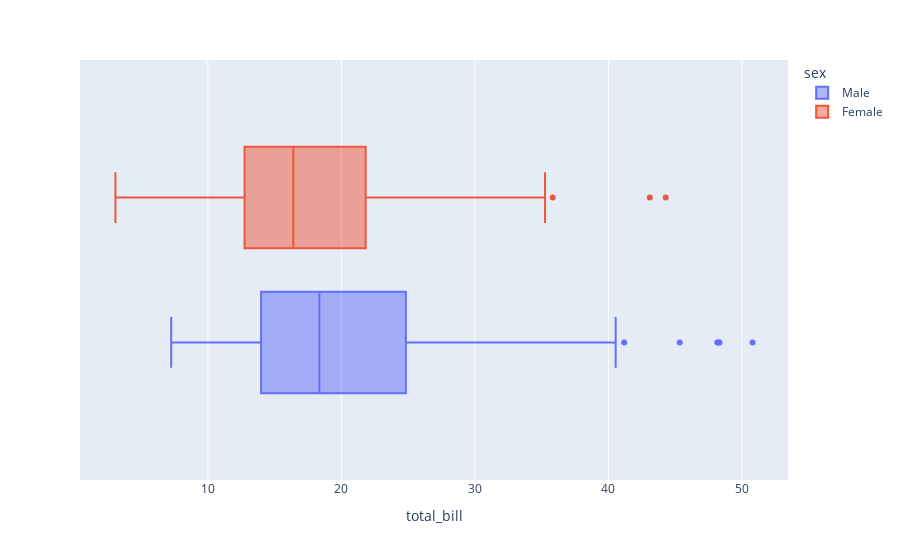

Source (notebook cell):
### Code cell
px.box(tips, 'total_bill', color='sex')

### Figure 1 — Plotly figure (JSON) as saved in the notebook; plotly's stock layout.template omitted (floating-point values rounded to 4 significant figures; data arrays with more than 128 entries replaced by an {"elided": "..."} marker saying what was removed)
{"data": [{"alignmentgroup": "True", "hovertemplate": "sex=Male<br>total_bill=%{x}<extra></extra>", "legendgroup": "Male", "marker": {"color": "#636efa"}, "name": "Male", "notched": false, "offsetgroup": "Male", "orientation": "h", "showlegend": true, "type": "box", "x": {"elided": "157 float values"}, "x0": " ", "xaxis": "x", "y0": " ", "yaxis": "y"}, {"alignmentgroup": "True", "hovertemplate": "sex=Female<br>total_bill=%{x}<extra></extra>", "legendgroup": "Female", "marker": {"color": "#EF553B"}, "name": "Female", "notched": false, "offsetgroup": "Female", "orientation": "h", "showlegend": true, "type": "box", "x": [44.3, 43.11, 35.83, 35.26, 34.83, 34.81, 30.14, 29.8, 27.18, 26.41, 29.85, 26.86, 27.05, 25.71, 28.17, 25, 24.08, 24.59, 25.28, 22.75, 22.12, 22.42, 20.69, 20.29, 20.27, 20.9, 18.64, 20.92, 19.65, 16.99, 18.78, 19.81, 18.26, 18.15, 17.51, 16.21, 16.43, 17.07, 16.45, 17.47, 16.4, 16.93, 17.31, 16.27, 15.77, 16.97, 16.47, 15.98, 14.73, 14.52, 15.38, 14.15, 15.06, 16.32, 14.83, 12.9, 13.42, 13, 13, 13.39, 13.27, 12.74, 12.43, 12.76, 13.16, 14.31, 12.26, 11.87, 12.48, 13.42, 11.17, 11.38, 10.65, 10.59, 11.35, 10.33, 10.63, 10.33, 10.07, 10.09, 10.29, 8.51, 8.35, 7.25, 9.6, 5.75, 3.07], "x0": " ", "xaxis": "x", "y0": " ", "yaxis": "y"}], "layout": {"boxmode": "group", "legend": {"title": {"text": "sex"}, "tracegroupgap": 0}, "margin": {"t": 60}, "xaxis": {"anchor": "y", "domain": [0, 1], "title": {"text": "total_bill"}}, "yaxis": {"anchor": "x", "domain": [0, 1]}}}
